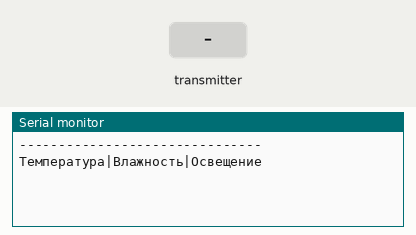
Simulated run of this sketch. Board: Arduino Uno, built with avr-gcc and run on an emulated ATmega328P. Shown: the last lines printed to the serial monitor. The test bench sets the inputs (shaded band). No radio packets arrive unless stated.

Above: at 1.2 s.
1.3 s: the transmitter starts sending data.0 = 0
At 1.37 s:
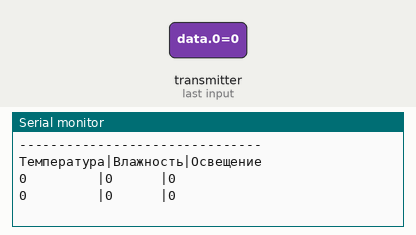
3.2 s: the transmitter starts sending data.1 = 0
6.2 s: the transmitter starts sending data.2 = 0
9.2 s: the transmitter starts sending data.0 = 256
At 9.32 s:
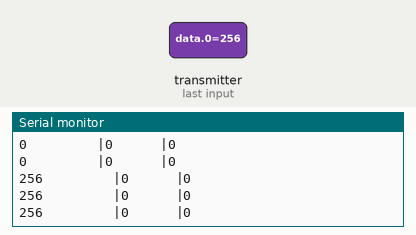

The sketch:

rx.ino
```cpp
#include "nRF24L01.h"
#include "RF24.h"
#define CERadioPin 9
#define CSMRadioPin 10
#define SensorsCount 3
#define FreeChannel 0x60

RF24 radio(CERadioPin, CSMRadioPin);

byte address[][6] = {"1Node", "2Node"};
int data[SensorsCount];

void set_rx(uint8_t ChannelNum)
{
  radio.begin();
  radio.setAutoAck(1);        // режим подтверждения приёма, 1 вкл 0 выкл
  radio.setRetries(0, 15);    // (время между попыткой достучаться, число попыток)
  radio.enableAckPayload();   // разрешить отсылку данных в ответ на входящий сигнал
  radio.setPayloadSize(32);   // размер пакета, в байтах

  radio.openReadingPipe(1, address[0]);   // хотим слушать трубу 0
  radio.setChannel(0x60);     // выбираем канал (в котором нет шумов)

  radio.setPALevel (RF24_PA_MAX);   // уровень мощности передатчика. На выбор RF24_PA_MIN, RF24_PA_LOW, RF24_PA_HIGH, RF24_PA_MAX
  radio.setDataRate (RF24_250KBPS); // скорость обмена. На выбор RF24_2MBPS, RF24_1MBPS, RF24_250KBPS
  //должна быть одинакова на приёмнике и передатчике!
  //при самой низкой скорости имеем самую высокую чувствительность и дальность

  radio.powerUp();        // начать работу
  radio.startListening(); // начинаем слушать эфир, мы приёмный модуль
}

void setup() {
  Serial.begin(9600);
  Serial.println("-------------------------------");
  Serial.println("Температура|Влажность|Освещение");
  set_rx(FreeChannel);
}

void print(int data[3])
{
  Serial.print(data[0]);
  Serial.print("         |");
  Serial.print(data[1]);
  Serial.print("      |");
  Serial.print(data[2]);
  Serial.println("      ");
}

void loop() {
  if (radio.available())
  {
    radio.read(&data, sizeof(data));
    print(data);
  }

}
```

Measured:
- after the input at 1.3 s, the serial monitor: prints a new line at once (image 1)
- after the input at 9.2 s, the serial monitor: prints a new line at once (image 2)
